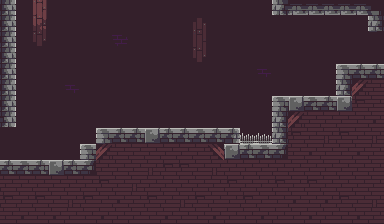

A level layout from a 2D game, rendered from its tile map. Below: a short description, then the map file with its tile-grid data intact:
An orthogonal 24x14 tile map with 16x16 px tiles, 3 tile layers (Background, Ground, Hazards) and 5 objects.

<map version="1.10" tiledversion="1.12.1" orientation="orthogonal" renderorder="right-down" width="24" height="14" tilewidth="16" tileheight="16" infinite="0" nextlayerid="9" nextobjectid="9">
 <tileset firstgid="1" source="tilesheet1.tsx" />
 <layer id="1" name="Background" width="24" height="14">
  <data encoding="csv">
142,142,70,142,142,142,142,142,142,142,142,142,142,142,142,142,142,142,142,142,142,142,142,142,
142,142,93,142,142,142,142,142,142,142,142,142,24,142,142,142,142,142,142,142,142,142,142,142,
142,142,116,142,142,142,142,94,142,142,142,142,1,142,142,142,142,142,142,142,142,142,142,142,
142,142,142,142,142,142,142,142,142,142,142,142,116,142,142,142,142,142,142,142,142,142,142,142,
142,142,142,142,142,142,142,142,142,142,142,142,142,142,142,142,118,142,142,142,142,142,142,142,
142,142,142,142,118,142,142,142,142,142,142,142,142,142,142,142,142,142,142,142,142,142,142,142,
142,142,142,142,142,142,142,142,142,142,142,142,142,142,142,142,142,142,142,142,142,142,142,142,
142,142,142,142,142,142,142,142,142,142,142,142,142,142,142,142,142,142,142,142,142,142,142,142,
142,142,142,142,142,142,142,142,142,142,142,142,142,142,142,142,142,142,142,142,142,142,142,142,
142,142,142,142,142,142,142,142,142,142,142,142,142,142,142,142,142,142,142,142,142,142,142,142,
142,142,142,142,142,142,142,142,142,142,142,142,142,142,142,142,142,142,142,142,142,142,142,142,
142,142,142,142,142,142,142,142,142,142,142,142,142,142,142,142,142,142,142,142,142,142,142,142,
142,142,142,142,142,142,142,142,142,142,142,142,142,142,142,142,142,142,142,142,142,142,142,142,
142,142,142,142,142,142,142,142,142,142,142,142,142,142,142,142,142,142,142,142,142,142,142,142
</data>
 </layer>
 <layer id="2" name="Ground" width="24" height="14">
  <data encoding="csv">
52,0,0,0,0,0,0,0,0,0,0,0,0,0,0,0,0,95,96,96,96,96,96,72,
52,0,0,0,0,0,0,0,0,0,0,0,0,0,0,0,0,0,0,0,0,0,0,48,
52,0,0,0,0,0,0,0,0,0,0,0,0,0,0,0,0,0,0,0,0,0,0,0,
52,0,0,0,0,0,0,0,0,0,0,0,0,0,0,0,0,0,0,0,0,0,0,0,
52,0,0,0,0,0,0,0,0,0,0,0,0,0,0,0,0,0,0,0,0,3,4,4,
52,0,0,0,0,0,0,0,0,0,0,0,0,0,0,0,0,0,0,0,0,48,119,152,
52,0,0,0,0,0,0,0,0,0,0,0,0,0,0,0,0,3,7,8,4,7,174,175,
97,0,0,0,0,0,0,0,0,0,0,0,0,0,0,0,0,48,119,152,153,151,197,198,
0,0,0,0,0,0,3,4,4,7,4,4,8,4,5,0,0,48,174,175,176,174,175,176,
0,0,0,0,0,3,119,151,152,153,151,151,152,117,7,4,8,26,197,198,199,197,198,199,
4,8,4,7,4,26,151,152,153,176,174,174,175,176,151,152,153,151,152,151,152,151,152,153,
151,152,151,152,153,151,174,175,176,151,152,153,151,152,174,151,152,174,175,174,175,151,152,153,
174,175,174,175,176,174,197,198,199,174,175,176,174,175,197,174,175,197,198,197,198,174,175,176,
197,198,197,198,199,197,198,199,151,197,198,199,197,198,199,197,198,199,197,198,199,197,198,199
</data>
 </layer>
 <layer id="6" name="Hazards" width="24" height="14">
  <data encoding="csv">
0,0,0,0,0,0,0,0,0,0,0,0,0,0,0,0,0,0,0,0,0,0,0,0,
0,0,0,0,0,0,0,0,0,0,0,0,0,0,0,0,0,0,0,0,0,0,0,0,
0,0,0,0,0,0,0,0,0,0,0,0,0,0,0,0,0,0,0,0,0,0,0,0,
0,0,0,0,0,0,0,0,0,0,0,0,0,0,0,0,0,0,0,0,0,0,0,0,
0,0,0,0,0,0,0,0,0,0,0,0,0,0,0,0,0,0,0,0,0,0,0,0,
0,0,0,0,0,0,0,0,0,0,0,0,0,0,0,0,0,0,0,0,0,0,0,0,
0,0,0,0,0,0,0,0,0,0,0,0,0,0,0,0,0,0,0,0,0,0,0,0,
0,0,0,0,0,0,0,0,0,0,0,0,0,0,0,0,0,0,0,0,0,0,0,0,
0,0,0,0,0,0,0,0,0,0,0,0,0,0,0,144,144,0,0,0,0,0,0,0,
0,0,0,0,0,0,0,0,0,0,0,0,0,0,0,0,0,0,0,0,0,0,0,0,
0,0,0,0,0,0,0,0,0,0,0,0,0,0,0,0,0,0,0,0,0,0,0,0,
0,0,0,0,0,0,0,0,0,0,0,0,0,0,0,0,0,0,0,0,0,0,0,0,
0,0,0,0,0,0,0,0,0,0,0,0,0,0,0,0,0,0,0,0,0,0,0,0,
0,0,0,0,0,0,0,0,0,0,0,0,0,0,0,0,0,0,0,0,0,0,0,0
</data>
 </layer>
 <objectgroup id="7" name="KillingZone">
  <object id="7" x="239.5" y="139.682" width="33" height="5.31818" />
 </objectgroup>
 <objectgroup id="8" name="PlayerSpawn">
  <object id="8" x="32" y="144" />
 </objectgroup>
 <objectgroup id="3" name="Keys">
  <object id="1" gid="61" x="160" y="112" width="16" height="16" />
 </objectgroup>
 <objectgroup id="4" name="Doors">
  <object id="2" gid="125" x="368" y="48" width="16" height="16" />
  <object id="3" gid="126" x="368" y="64" width="16" height="16" />
 </objectgroup>
</map>
